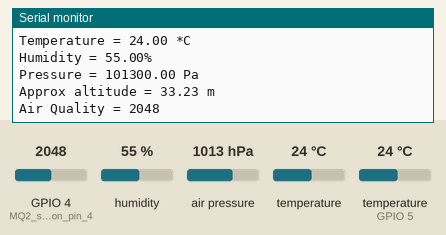
This sketch was run on a simulated ESP32. On the bench: the last lines printed to the serial monitor. Inputs (shaded band) come from the test bench; at power-on: humidity 55 %, air pressure 1013 hPa, GPIO 4 (MQ2_sensor_on_pin_4) = 2048, temperature 24 °C, temperature (sensor on GPIO 5) 24 °C. WiFi joins after 1.5 s; servers stay silent unless stated.

Above: at 3.0 s.
3.1 s: humidity set to 22 %
At 3.21 s:
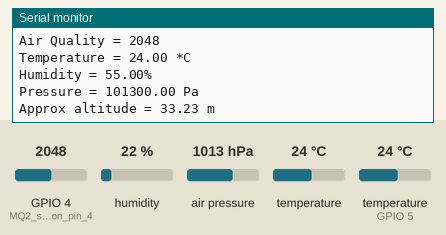
4.6 s: air pressure set to 952 hPa
At 4.61 s:
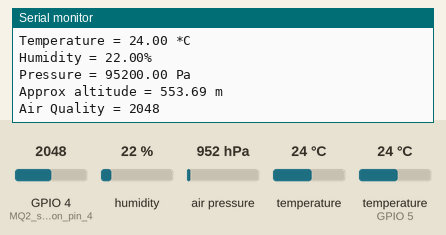
6.1 s: GPIO 4 (MQ2_sensor_on_pin_4) set to 2866
At 6.41 s:
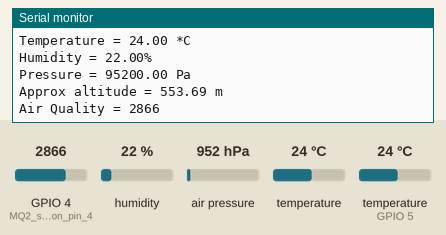
7.6 s: temperature (sensor 0) set to 12 °C
At 8.61 s:
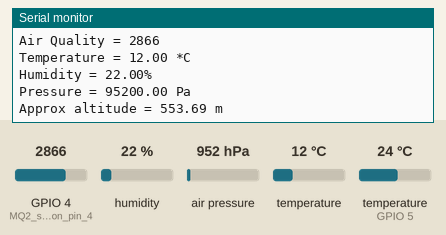
9.1 s: humidity set to 40 %
10.6 s: GPIO 4 (MQ2_sensor_on_pin_4) set to 3972
At 10.61 s:
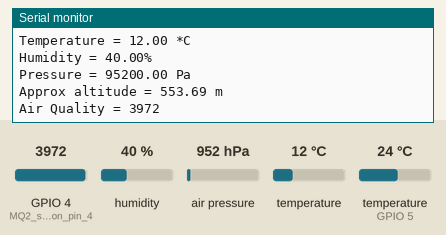
Timing chart, 0 to 13.1 s (numbered marks = the images above; inputs shaded):
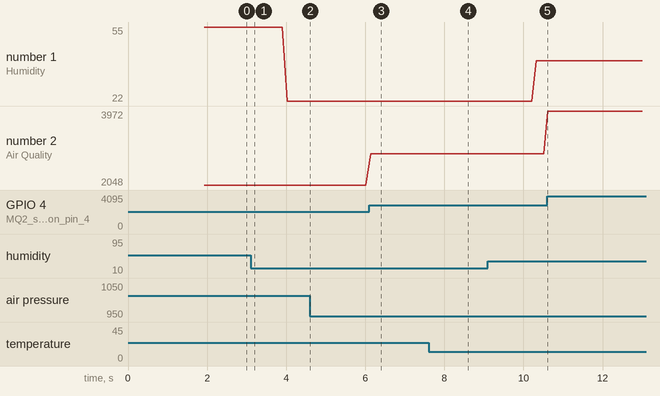

Measured:
- after the input at 4.6 s, the serial monitor: prints a new line at once (image 2)
- after the input at 6.1 s, the serial monitor: prints a new line at once (image 3)
- after the input at 7.6 s, the serial monitor: prints a new line at once (image 4)
- after the input at 10.6 s, the serial monitor: prints a new line at once (image 5)
- plotted number 1: 55 → 22 after the input at 3.1 s, 22 → 40 after the input at 9.1 s
- plotted number 2: 2048 → 2866 after the input at 6.1 s, 2866 → 3972 after the input at 10.6 s

The sketch:

Project.ino
```cpp
#define BLYNK_TEMPLATE_ID "TMPL6VhrmwPah"
#define BLYNK_TEMPLATE_NAME "Home Weather Station"
#define BLYNK_AUTH_TOKEN "z8ryDvUEEIteFCTiUNFDk8n3j3-NYsw_"

#define BLYNK_PRINT Serial

#include <Wire.h>
#include <SPI.h>
#include <Adafruit_BMP280.h>
#include <DHT.h>
#include <WiFi.h>
#include <WiFiClient.h>
#include <BlynkSimpleEsp32.h>

char auth[] = BLYNK_AUTH_TOKEN;
char ssid[] = "Nowsad";
char pass[] = "Farr19459";


DHT dht(5, DHT11); // DHT sensor on pin 5
Adafruit_BMP280 bmp;

int sensorValue = 0;

BlynkTimer timer;

void setup() {
  Serial.begin(115200);

  Blynk.begin(auth, ssid, pass);
  timer.setInterval(100L, sendSensor);

  dht.begin();

  pinMode(4, INPUT); // MQ2 sensor on pin 4

  while (!Serial)
    delay(100);

  Serial.println(F("BMP280 test"));
  unsigned status = bmp.begin(0x76);

  if (!status) {
    Serial.println(F("Could not find a valid BMP280 sensor, check wiring or try a different address!"));
    Serial.print("SensorID was: 0x");
    Serial.println(bmp.sensorID(), 16);
    Serial.print("ID of 0xFF probably means a bad address, a BMP 180 or BMP 085\n");
    Serial.print("ID of 0x56-0x58 represents a BMP 280,\n");
    Serial.print("ID of 0x60 represents a BME 280.\n");
    Serial.print("ID of 0x61 represents a BME 680.\n");
    while (1)
      delay(10);
  }

  bmp.setSampling(Adafruit_BMP280::MODE_NORMAL,
                  Adafruit_BMP280::SAMPLING_X2,
                  Adafruit_BMP280::SAMPLING_X16,
                  Adafruit_BMP280::FILTER_X16,
                  Adafruit_BMP280::STANDBY_MS_500);
}

void sendSensor() {
  sensorValue = analogRead(4); // MQ2 sensor

  float temp = bmp.readTemperature();
  float pressure = bmp.readPressure();
  float altitude = bmp.readAltitude(1017);
  float humidity = dht.readHumidity();

  if (isnan(humidity)) {
    Serial.println("Failed to read from DHT sensor!");
    return;
  }

  Serial.print(F("Temperature = "));
  Serial.print(temp);
  Serial.println(" *C");

  Serial.print(F("Humidity = "));
  Serial.print(humidity);
  Serial.println("%");

  Serial.print(F("Pressure = "));
  Serial.print(pressure);
  Serial.println(" Pa");

  Serial.print(F("Approx altitude = "));
  Serial.print(altitude);
  Serial.println(" m");

  Serial.print(F("Air Quality = "));
  Serial.print(sensorValue);

  Serial.println();

  Blynk.virtualWrite(V0, temp);
  Blynk.virtualWrite(V3, humidity);
  Blynk.virtualWrite(V1, pressure);
  Blynk.virtualWrite(V2, altitude);
  Blynk.virtualWrite(V4, sensorValue);
  Blynk.virtualWrite(V5, "Data sent successfully\n");
}

void loop() {
  Blynk.run();
  timer.run();
}
```
